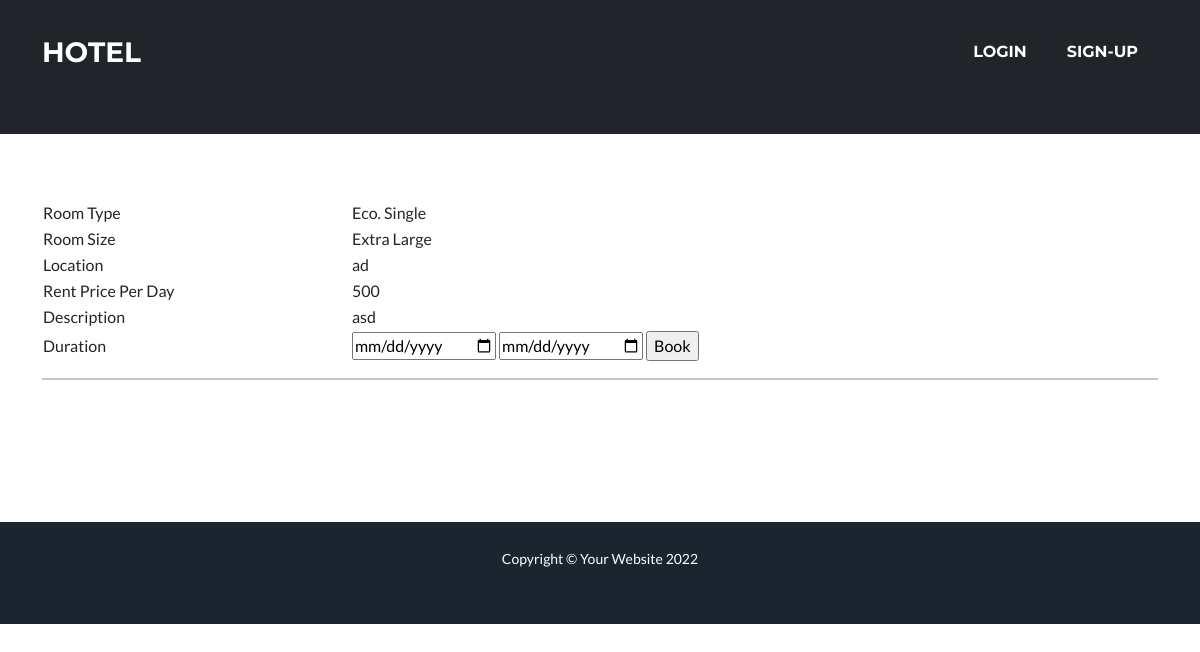
The page /hotels/4/ on the database its author committed.
### tables this page shows
CREATE TABLE `rooms` (
        `Rooms_ID` INTEGER PRIMARY KEY AUTOINCREMENT,
        `Hotel_ID` INT NULL,
        `Type_ID` SMALLINT(5) NULL,
        `Rooms_Size` NVARCHAR(15) NULL,
        `Location` NVARCHAR(100) NULL
    );

CREATE TABLE `room_type` (
        `Type_ID` INTEGER PRIMARY KEY AUTOINCREMENT,
        `Room_Type` NVARCHAR(150) NULL,
        `Rent_Price_Per_Day` INT NULL,
        `Descrption` NVARCHAR(1000) NULL
    );

### app.py (the view)
@app.route("/hotels/<int:hotel_id>/")
def hotel(hotel_id):
    return render_template("hotel_rooms.html",rooms=getRooms(hotel_id))

### functions.py (called while the page is built)
def sqlConnection():
    db_name = "hotelms.db"
    return sqlite3.connect(db_name)

def getRooms(hotel_id):
    conn = sqlConnection()
    c = conn.cursor()
    query = "SELECT * FROM rooms LEFT JOIN room_type ON rooms.Type_ID=room_type.Type_ID WHERE hotel_ID=?;"
    c.execute(query,(hotel_id,))
    rooms = c.fetchall()
    conn.close()
    return rooms

### templates/hotel_rooms.html (shortened to what this page needs)
{% extends 'base.html' %}
{% block content %}
    {% for room in rooms %}
    <table>
        <tr>
            <td>Room Type</td>
            <td colspan="2">{{room[6]}}</td>
        </tr>
        <tr>
            <td>Room Size</td>
            <td colspan="2">{{room[3]}}</td>
        </tr>
        <tr>
            <td>Location</td>
            <td colspan="2">{{room[4]}}</td>
        </tr>
        <tr>
            <td>Rent Price Per Day</td>
            <td colspan="2">{{room[7]}}</td>
        </tr>
        <tr>
            <td>Description</td>
            <td colspan="2">{{room[8]}}</td>
        </tr>
        <tr>
            <td>Duration</td>
            <td>
                <form action="/rooms/book/{{room[0]}}" method="POST">
                    <input name="from" type="date">
                    <input name="to" type="date">
                    <input type="Submit" value="Book">
                </form>
            </td>
    </table>
    <hr/>
    {% endfor %}
{% endblock content %}

### rows shown on the page
rooms: Room_Type "Eco. Single", Rooms_Size "Extra Large", Location "ad", Rent_Price_Per_Day "500", Descrption "asd"
